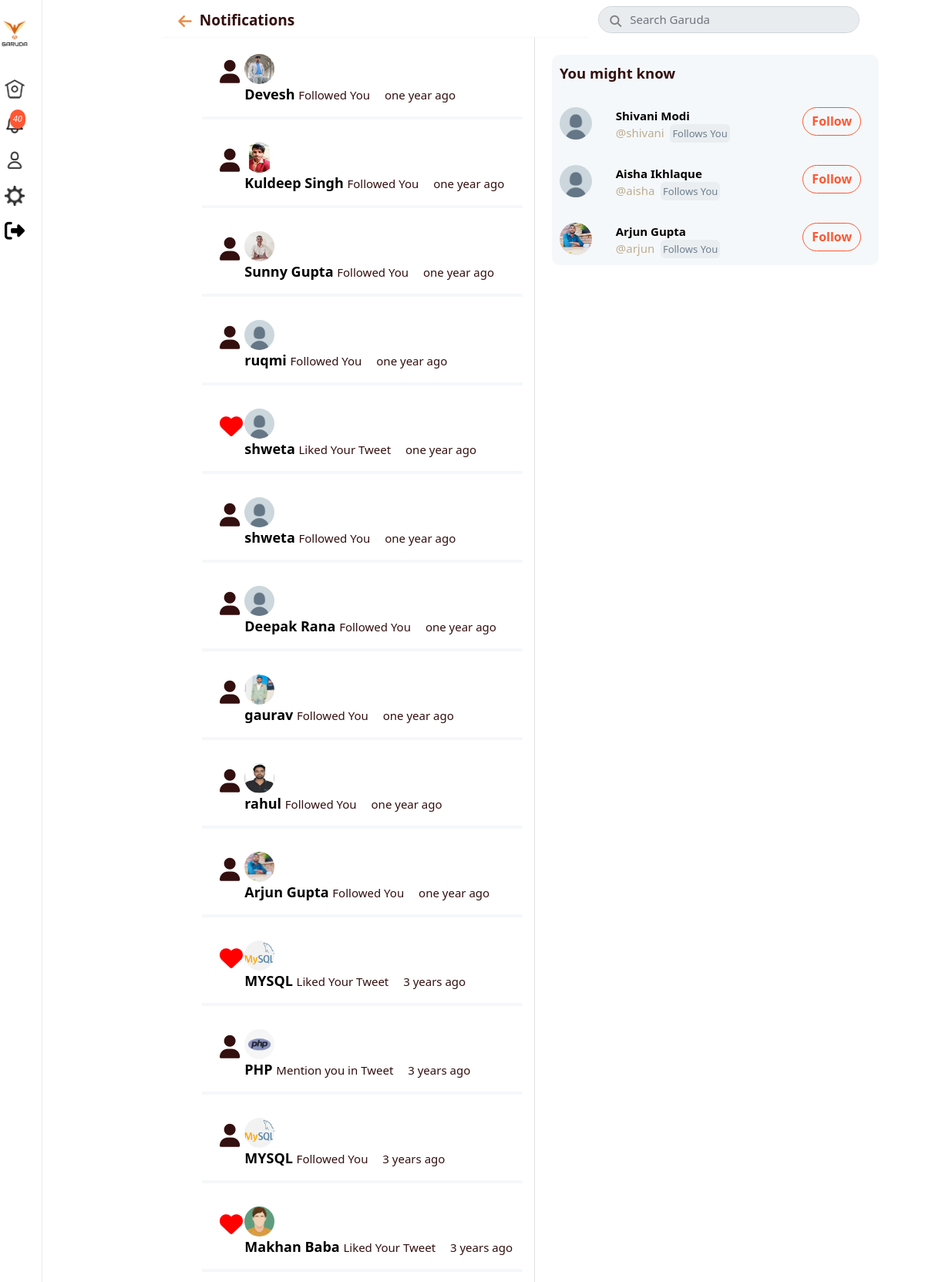
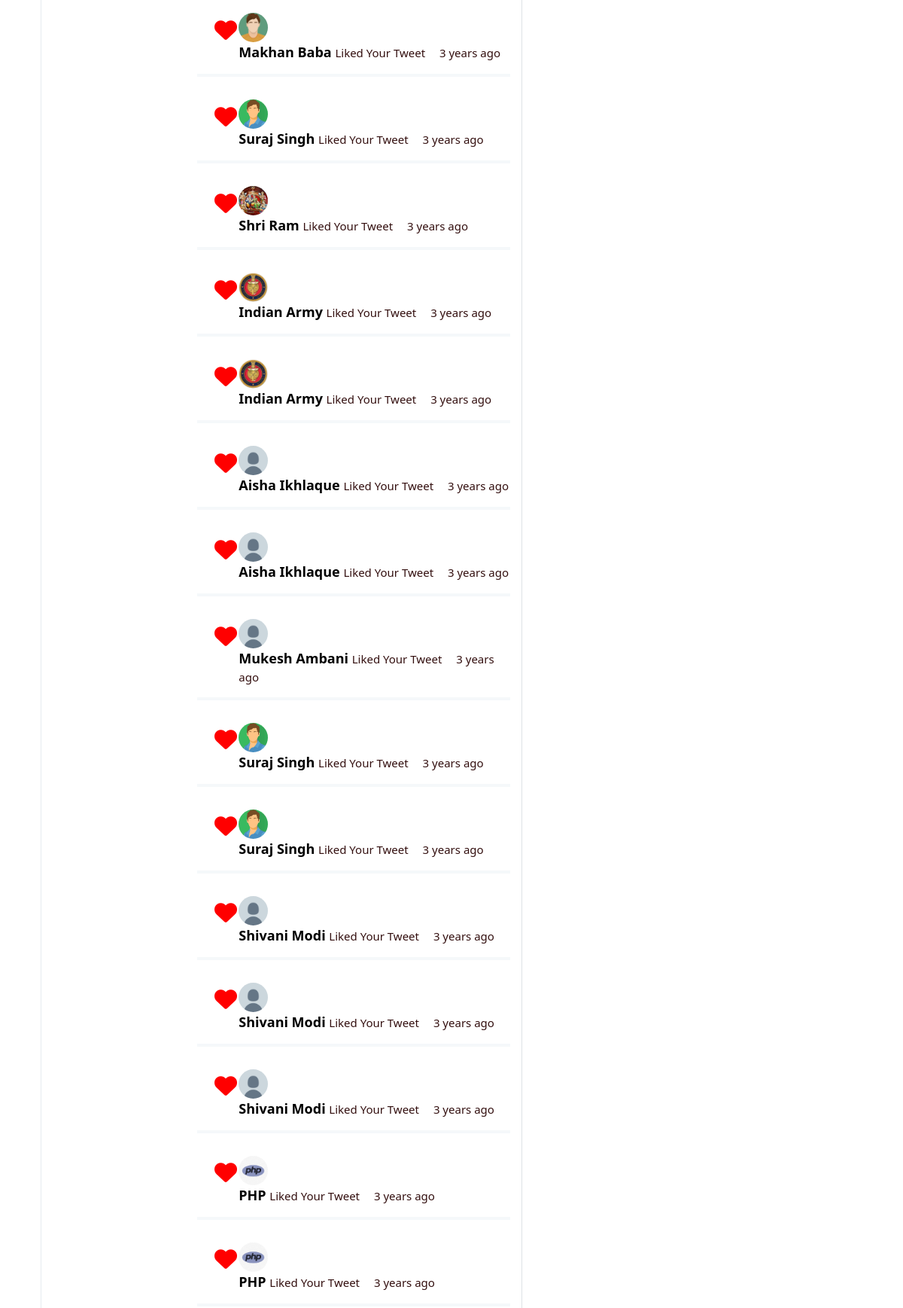
The app's page /notification.php (signed in, upper part) with its own data (2 pictures, top to bottom).
### tables this page shows
CREATE TABLE `notifications` (
  `id` int(11) NOT NULL,
  `notify_for` int(11) NOT NULL,
  `notify_from` int(11) NOT NULL,
  `target` int(11) NOT NULL,
  `type` enum('follow','like','retweet','qoute','comment','reply','mention') NOT NULL,
  `time` datetime NOT NULL,
  `count` int(11) NOT NULL,
  `status` int(11) NOT NULL
);

CREATE TABLE `users` (
  `id` int(11) NOT NULL,
  `username` varchar(40) NOT NULL,
  `email` varchar(255) NOT NULL,
  `password` varchar(32) NOT NULL,
  `name` varchar(40) NOT NULL,
  `img` varchar(255) NOT NULL DEFAULT 'default.jpg',
  `imgCover` varchar(255) NOT NULL DEFAULT 'cover.png',
  `bio` varchar(140) NOT NULL DEFAULT '',
  `location` varchar(255) NOT NULL DEFAULT '',
  `website` varchar(255) NOT NULL DEFAULT ''
);

### core/classes/connection.php (called while the page is built, shortened)
<?php
class Connect {
    protected static $servername = "localhost";
    protected static $db_name="tweetphp";
    protected static $username = "root";
    protected static $password = "";
    public static function connect() {
         $servername =self::$servername;
         $db_name = self::$db_name;
        try {
            $conn = new PDO("mysql:host=$servername;dbname=$db_name", self::$username, self::$password);
            $conn->setAttribute(PDO::ATTR_ERRMODE, PDO::ERRMODE_EXCEPTION);
            } catch(PDOException $e) {
            echo "Connection failed: " . $e->getMessage();
            }
            return $conn;
    }
}

### core/classes/User.php (called while the page is built, shortened)
<?php
class User extends Connect {
      public static function getData($id) {
        $stmt = self::connect()->prepare("SELECT * from `users` WHERE `id` = :id");
        $stmt->bindParam(":id" , $id , PDO::PARAM_STR);
        $stmt->execute();
       return $stmt->fetch(PDO::FETCH_OBJ);
      }
          public static function CountNotification($user_id){
            $stmt = self::connect()->prepare("SELECT COUNT(notify_for) as count FROM `notifications`
            WHERE notify_for = :user_id AND count = 0");
             $stmt->bindParam(":user_id" , $user_id , PDO::PARAM_STR);
            $stmt->execute();
            $u = $stmt->fetch(PDO::FETCH_OBJ);
            return $u->count;
          }
          public static function notification($user_id){
            $stmt = self::connect()->prepare("SELECT * FROM `notifications`
            WHERE notify_for = :user_id ORDER BY time DESC");
            $stmt->bindParam(":user_id" , $user_id , PDO::PARAM_STR);
            $stmt->execute();
            return $stmt->fetchAll(PDO::FETCH_OBJ);
          }
}

### core/classes/Tweet.php (called while the page is built, shortened)
<?php
class Tweet extends User {
        public static function getTimeAgo($timestamp){
            $time_ago        = strtotime($timestamp);
            $current_time = strtotime(date("Y-m-d H:i:s"));
            $time_difference = $current_time - $time_ago;
            $seconds         = $time_difference;
            $minutes = round($seconds / 60);
            $hours   = round($seconds / 3600);
            $days    = round($seconds / 86400);
            $weeks   = round($seconds / 604800);
            $months  = round($seconds / 2629440);
            $years   = round($seconds / 31553280);
            if ($seconds <= 60){
            return "just now";
            } else if ($minutes <= 60){
            if ($minutes == 1){
                return "one minute ago";
            } else {
                return "$minutes minutes ago";
            }
            } else if ($hours <= 24){
            if ($hours == 1){
                return "an hour ago";
            } else {
                return "$hours hrs ago";
            }
            } else if ($days <= 7){
            if ($days == 1){
                return "yesterday";
            } else {
                return "$days days ago";
            }
            } else if ($weeks <= 4.3){
            if ($weeks == 1){
                return "a week ago";
            } else {
                return "$weeks weeks ago";
            }
            } else if ($months <= 12){
            if ($months == 1){
                return "a month ago";
            } else {
                return "$months months ago";
            }
            } else {
            if ($years == 1){
                return "one year ago";
            } else {
                return "$years years ago";
            }
            }
        }
}

### core/classes/Follow.php (called while the page is built, shortened)
<?php
class Follow extends User {
    public static function isUserFollow($user_id ,$profile_id){
        $stmt = self::connect()->prepare("SELECT `follower_id` , `following_id` FROM `follow`
        WHERE `follower_id` = :user_id and `following_id` = :profile_id");
        $stmt->bindParam(":user_id", $user_id, PDO::PARAM_INT);
        $stmt->bindParam(":profile_id", $profile_id, PDO::PARAM_INT);
        $stmt->execute();
        if ($stmt->rowCount() > 0) {
            return true;
        } else return false;
    }
    public static function whoToFollow($user_id){
		$stmt = self::connect()->prepare("SELECT * FROM `users`
         WHERE `id` != :user_id AND `id` NOT IN
         (SELECT `following_id` FROM `follow` WHERE `follower_id` = :user_id) ORDER BY rand() LIMIT 3");
        $stmt->bindParam(":user_id", $user_id, PDO::PARAM_INT);
        $stmt->execute();
		return $stmt->fetchAll(PDO::FETCH_OBJ);
	}
    public static function FollowsYou($profile_id , $user_id){
		$stmt = self::connect()->prepare("SELECT * FROM `follow`
         WHERE `follower_id` = :profile_id AND `following_id` = :user_id");
        $stmt->bindParam(":user_id", $user_id, PDO::PARAM_INT);
        $stmt->bindParam(":profile_id", $profile_id, PDO::PARAM_INT);
        $stmt->execute();
        if ($stmt->rowCount() > 0) {
            return true;
        } else return false;
	}
}

### notification.php (the view, shortened to what this page needs)
<?php
        $user_id = $_SESSION['user_id'];
        $user = User::getData($user_id);
        $who_users = Follow::whoToFollow($user_id);
        $notify_count = User::CountNotification($user_id);
        $notofication = User::notification($user_id);
?>
<!DOCTYPE html>
<html lang="en">
<head>
    <link rel="stylesheet" href="assets/css/bootstrap.min.css">
    <link rel="stylesheet" href="assets/css/all.min.css">
    <link rel="stylesheet" href="assets/css/profile_style.css?v=<?php echo time(); ?>">
</head>
<body>
    <div id="mine">
    <div class="wrapper-left">
        <div class="sidebar-left">
          <div class="grid-sidebar" style="margin-top: 12px">
            <div class="icon-sidebar-align">
              <img src="<?php echo BASE_URL . "/assets/images/twitter-logo.png"; ?>" alt="" height="70px" width="70px" />
            </div>
          </div>
          <a href="home.php">
          <div class="grid-sidebar bg-active" style="margin-top: 12px">
            <div class="icon-sidebar-align">
              <img src="<?php echo BASE_URL . "/includes/icons/tweethome.png"; ?>" alt="" height="26.25px" width="26.25px" />
            </div>
          </div>
          </a>
           <a href="notification.php">
          <div class="grid-sidebar">
            <div class="icon-sidebar-align position-relative">
                <?php if ($notify_count > 0) { ?>
              <i class="notify-count"><?php echo $notify_count; ?></i>
              <?php } ?>
            </div>
          </div>
          </a>
            <a href="<?php echo BASE_URL . $user->username; ?>">
          <div class="grid-sidebar">
            <div class="icon-sidebar-align">
              <img src="<?php echo BASE_URL . "/includes/icons/tweetprof.png"; ?>" alt="" height="26.25px" width="26.25px" />
            </div>
          </div>
          </a>
          <a href="<?php echo BASE_URL . "account.php"; ?>">
          <div class="grid-sidebar ">
            <div class="icon-sidebar-align">
              <img src="<?php echo BASE_URL . "/includes/icons/tweetsetting.png"; ?>" alt="" height="26.25px" width="26.25px" />
            </div>
          </div>
          </a>
          <a href="includes/logout.php">
          <div class="grid-sidebar">
            <div class="icon-sidebar-align">
            <i style="font-size: 26px;" class="fas fa-sign-out-alt"></i>
            </div>
          </div>
          </a>
        </div>
      </div>
      <div class="grid-posts">
        <div class="border-right">
          <div class="grid-toolbar-center">
          </div>
          <div class="box-home feed">
               <div class="container">
                 <div style="border-bottom: 1px solid #F5F8FA;"  class="row position-fixed box-name">
                       <div class="col-xs-2">
                       <a href="javascript: history.go(-1);"> <i style="font-size:20px;" class="fas fa-arrow-left arrow-style"></i> </a>
                       </div>
                       <div class="col-xs-10">
                           <p style="margin-top: 12px;" class="home-name"> Notifications</p>
                      </div>
                 </div>
                 </div>
                 <div class="container mt-5">
                     <?php foreach($notofication as $notify) {
                         $user = User::getData($notify->notify_from);
                         $timeAgo = Tweet::getTimeAgo($notify->time);
                         ?>
                     <?php if ($notify->type == 'like') {
                        $icon = "<i style='color: red;font-size:30px;' class='fa-heart  fas ml-2'></i>";
                        $msg = "Liked Your Tweet";
                        } else if ($notify->type == 'retweet') {
                            $icon = "<i style='font-size:30px;color: rgb(22, 207, 22);'  class='fas fa-retweet ml-2'></i>";
                            $msg = "Retweeted Your Tweet";
                        } else if ($notify->type == 'qoute') {
                            $icon = "<i style='font-size:30px;color: rgb(22, 207, 22);'  class='fas fa-retweet ml-2'></i>";
                            $msg = "Quoted Your Tweet";
                        } else if ($notify->type == 'comment') {
                            $icon = "<i style='font-size:30px;' class='far fa-comment ml-2'></i>";
                            $msg = "Comment to your Tweet";
                        } else if ($notify->type == 'reply') {
                            $icon = "<i style='font-size:30px;' class='far fa-comment ml-2'></i>";
                            $msg = "Reply to your Comment";
                        } else if ($notify->type == 'follow') {
                            $icon = "<i style='font-size:30px;' class='fas fa-user ml-2'></i>";
                            $msg = "Followed You";
                        } else if ($notify->type == 'mention') {
                          $icon = "<i style='font-size:30px;' class='fas fa-user ml-2'></i>";
                          $msg = "Mention you in Tweet";
                        }?>
                     <div style="position: relative; border-bottom:4px solid #F5F8FA;" class="box-tweet py-3 ">
                        <a href="
                        <?php if ($notify->type == 'follow'){
                            echo $user->username;
                        } else { ?>
                            status/<?php echo $notify->target; ?>
                        <?php } ?>  ">
                        <span style="position:absolute; width:100%; height:100%; top:0;left: 0; z-index: 1;"></span>
                        </a>
                            <div class="grid-tweet">
                                <div class="icon mt-2">
                                    <?php echo $icon; ?>
                                </div>
                                <div class="notify-user">
                                    <p>
                                    <a style="position: relative; z-index:1000;" href="<?php echo $user->username;  ?>">
                                        <img class="img-user" src="assets/images/users/<?php echo $user->img ?>" alt="">
                                    </a>
                                    </p>
                                    <p> <a style="font-weight: 700;
                                    font-size:18px;
                                    position: relative; z-index:1000;" href="<?php echo $user->username; ?>">
                                    <?php echo $user->name; ?> </a> <?php echo $msg; ?>
                                    <span style="font-weight: 500;" class="ml-3">
                                      <?php echo $timeAgo; ?>
                                    </span>
                                  </p>
                                </div>
                            </div>
                        </div>
                     <?php  } ?>
                 </div>
        </div>
        </div>
        <div class="wrapper-right">
            <div style="width: 90%;" class="container">
            <div class="input-group py-2 m-auto pr-5 position-relative">
            <i id="icon-search" class="fas fa-search tryy"></i>
            <input type="text" class="form-control search-input"  placeholder="Search Garuda">
            </div>
            </div>
            <div class="box-share">
            <p class="txt-share"><strong>You might know</strong></p>
            <?php
            foreach($who_users as $user) {
               $user_follow = Follow::isUserFollow($user_id , $user->id) ;
               ?>
          <div class="grid-share">
          <a style="position: relative; z-index:5; color:black" href="<?php echo $user->username;  ?>">
                      <img
                        src="assets/images/users/<?php echo $user->img; ?>"
                        alt=""
                        class="img-share"
                      />
                    </a>
                    <div>
                      <p>
                      <a style="position: relative; z-index:5; color:black" href="<?php echo $user->username;  ?>">
                      <strong><?php echo $user->name; ?></strong>
                      </a>
                    </p>
                      <p class="username">@<?php echo $user->username; ?>
                      <?php if (Follow::FollowsYou($user->id , $user_id)) { ?>
                  <span class="ml-1 follows-you">Follows You</span></p>
                  <?php } ?></p>
                    </div>
                    <div>
                      <button class="follow-btn follow-btn-m
                      <?= $user_follow ? 'following' : 'follow' ?>"
                      data-follow="<?php echo $user->id; ?>"
                      data-user="<?php echo $user_id; ?>"
                      data-profile="<?php echo $u_id; ?>"
                      style="font-weight: 700;">
                      <?php if($user_follow) { ?>
                        Following
                      <?php } else {  ?>
                          Follow
                        <?php }  ?>
                      </button>
                    </div>
                  </div>
                  <?php }?>
          </div>
        </div>
      </div> </div>
</body>
</html>

### notification.php (style rules this page uses)
.container { padding-left: 55px; }

### records on screen
notifications: notify_from.img (picture), notify_from.name "Devesh", type "Followed You", time "one year ago"
notifications: notify_from.img (picture), notify_from.name "Kuldeep Singh", type "Followed You", time "one year ago"
notifications: notify_from.img (picture), notify_from.name "Sunny Gupta", type "Followed You", time "one year ago"
notifications: notify_from.img (placeholder picture), notify_from.name "ruqmi", type "Followed You", time "one year ago"
notifications: notify_from.img (placeholder picture), notify_from.name "shweta", type "Liked Your Tweet", time "one year ago"
notifications: notify_from.img (placeholder picture), notify_from.name "shweta", type "Followed You", time "one year ago"
notifications: notify_from.img (placeholder picture), notify_from.name "Deepak Rana", type "Followed You", time "one year ago"
notifications: notify_from.img (picture), notify_from.name "gaurav", type "Followed You", time "one year ago"
notifications: notify_from.img (picture), notify_from.name "rahul", type "Followed You", time "one year ago"
notifications: notify_from.img (picture), notify_from.name "Arjun Gupta", type "Followed You", time "one year ago"
notifications: notify_from.img (picture), notify_from.name "MYSQL", type "Liked Your Tweet", time "3 years ago"
notifications: notify_from.img (picture), notify_from.name "PHP", type "Mention you in Tweet", time "3 years ago"
notifications: notify_from.img (picture), notify_from.name "MYSQL", type "Followed You", time "3 years ago"
notifications: notify_from.img (picture), notify_from.name "Makhan Baba", type "Liked Your Tweet", time "3 years ago"
notifications: notify_from.img (picture), notify_from.name "Makhan Baba", type "Liked Your Tweet", time "3 years ago"
notifications: notify_from.img (picture), notify_from.name "Suraj Singh", type "Liked Your Tweet", time "3 years ago"
notifications: notify_from.img (picture), notify_from.name "Shri Ram", type "Liked Your Tweet", time "3 years ago"
notifications: notify_from.img (picture), notify_from.name "Indian Army", type "Liked Your Tweet", time "3 years ago"
notifications: notify_from.img (picture), notify_from.name "Indian Army", type "Liked Your Tweet", time "3 years ago"
notifications: notify_from.img (placeholder picture), notify_from.name "Aisha Ikhlaque", type "Liked Your Tweet", time "3 years ago"
notifications: notify_from.img (placeholder picture), notify_from.name "Aisha Ikhlaque", type "Liked Your Tweet", time "3 years ago"
notifications: notify_from.img (placeholder picture), notify_from.name "Mukesh Ambani", type "Liked Your Tweet", time "3 years ago"
notifications: notify_from.img (picture), notify_from.name "Suraj Singh", type "Liked Your Tweet", time "3 years ago"
notifications: notify_from.img (picture), notify_from.name "Suraj Singh", type "Liked Your Tweet", time "3 years ago"
notifications: notify_from.img (placeholder picture), notify_from.name "Shivani Modi", type "Liked Your Tweet", time "3 years ago"
notifications: notify_from.img (placeholder picture), notify_from.name "Shivani Modi", type "Liked Your Tweet", time "3 years ago"
notifications: notify_from.img (placeholder picture), notify_from.name "Shivani Modi", type "Liked Your Tweet", time "3 years ago"
notifications: notify_from.img (picture), notify_from.name "PHP", type "Liked Your Tweet", time "3 years ago"
notifications: notify_from.img (picture), notify_from.name "PHP", type "Liked Your Tweet", time "3 years ago"
users: img (placeholder picture), name "Shivani Modi", username "shivani"
users: img (placeholder picture), name "Aisha Ikhlaque", username "aisha"
users: img (picture), name "Arjun Gupta", username "arjun"

### other values on screen
$notify_count "40"
